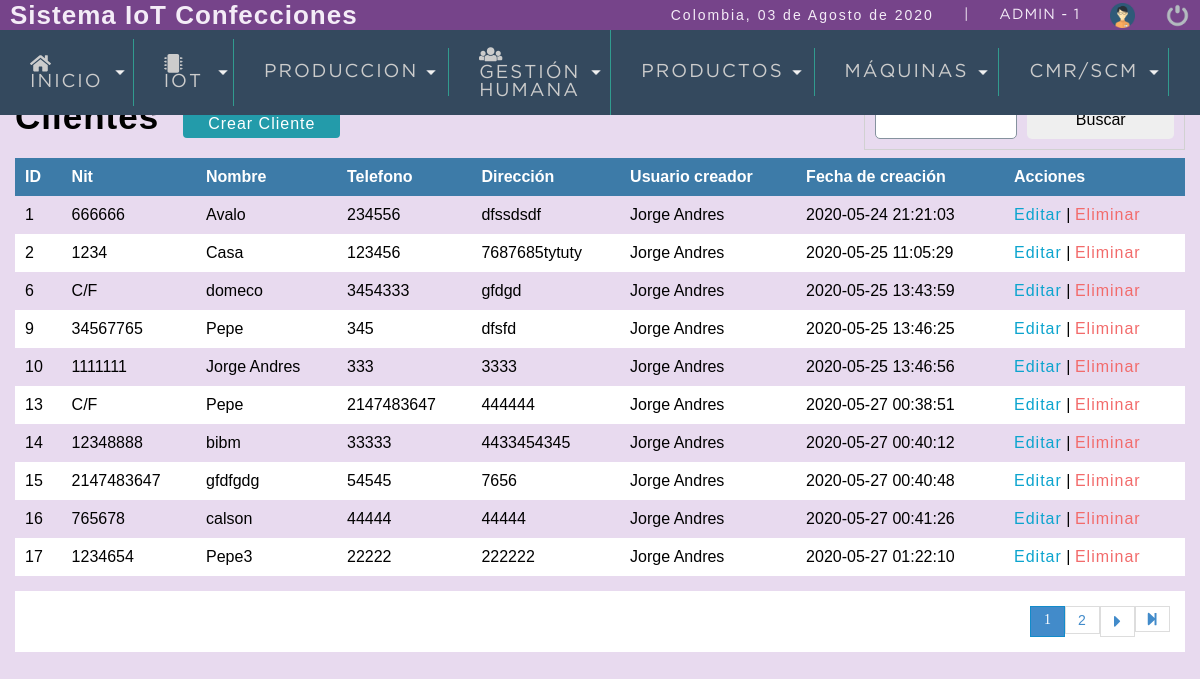
The page /sistema/lista_clientes.php (signed in) on the database its author committed.
### tables this page shows
CREATE TABLE `cliente` (
  `idcliente` int(11) NOT NULL,
  `nit` int(11) DEFAULT NULL,
  `nombre` varchar(80) DEFAULT NULL,
  `telefono` int(11) DEFAULT NULL,
  `direccion` mediumtext DEFAULT NULL,
  `usuario_id` int(11) NOT NULL,
  `status` int(11) NOT NULL DEFAULT 1,
  `dateadd` datetime NOT NULL DEFAULT current_timestamp(),
  `updated_at` datetime DEFAULT NULL,
  `deleted_at` datetime DEFAULT NULL
);

CREATE TABLE `usuario` (
  `idusuario` int(11) NOT NULL,
  `nombre` varchar(50) DEFAULT NULL,
  `correo` varchar(100) DEFAULT NULL,
  `usuario` varchar(15) DEFAULT NULL,
  `clave` varchar(100) DEFAULT NULL,
  `rol` int(11) DEFAULT NULL,
  `status` int(11) NOT NULL DEFAULT 1,
  `created_at` datetime DEFAULT current_timestamp(),
  `updated_at` datetime DEFAULT NULL,
  `deleted_at` datetime DEFAULT NULL
);

### sistema/calculonumpaginas.php (called while the page is built, shortened)
<?php
	$por_pagina=10;
	if(empty($_REQUEST['pagina'])){
		$pagina=1;
	}else{
		$pagina=$_REQUEST['pagina'];
	}
	$desde=($pagina-1)*$por_pagina;
?>

### sistema/lista_clientes.php (the view, shortened to what this page needs)
<?php
	include "includes/scripts.php";
?>
<!DOCTYPE html>
<html lang="en">
<head>
</head>
<body>
	<?php  include "includes/header.php"; ?>
	<section id="container">
		<h1>Clientes</h1>
		<a href="registro_cliente.php" class="btn_new">Crear Cliente</a>
		<form action="buscar_cliente.php" method="get" class="form_search">
			<input type="text" name="busqueda" id="busqueda">
			<input type="submit" value="Buscar" class="btn_search">
		</form>
		<table>
			<tr>
				<th>ID</th>
				<th>Nit</th>
				<th>Nombre</th>
				<th>Telefono</th>
				<th>Dirección</th>
				<th>Usuario creador</th>
				<th>Fecha de creación</th>
				<th>Acciones</th>
			</tr>
			<?php
				include "../conexion.php";
				include "calculonumpaginas.php";
				$query = mysqli_query($conexion,"SELECT u.idcliente, u.nit, u.nombre AS'nombreempresa', u.telefono, u.direccion, r.nombre AS 'nombreusuario', u.dateadd FROM cliente u INNER JOIN usuario r ON u.usuario_id = r.idusuario WHERE u.status=1 ORDER BY u.idcliente ASC LIMIT $desde,$por_pagina");
				$result = mysqli_num_rows($query);
				if($result>0){
					while ($data=mysqli_fetch_array($query)) {
						if($data['nit']==0){
							$nit='C/F';
						}else{
							$nit=$data['nit'];
						}
						?>
							<tr>
								<td><?php echo $data['idcliente']; ?></td>
								<td><?php echo $nit; ?></td>
								<td><?php echo $data['nombreempresa']; ?></td>
								<td><?php echo $data['telefono']; ?></td>
								<td><?php echo $data['direccion']; ?></td>
								<td><?php echo $data['nombreusuario']; ?></td>
								<td><?php echo $data['dateadd']; ?></td>
								<td>
									<a class="link_edit" href="editar_cliente.php?id=<?php echo $data['idcliente']; ?>">Editar</a>
									<?php
										if($_SESSION['rol']==1 || $_SESSION['rol']==5){ ?>
											| <a class="link_delete" href="eliminar_confirmar_cliente.php?id=
											<?php echo $data['idcliente']; ?>">Eliminar</a>
										<?php
										}
									?>
								</td>
							</tr>
						<?php
					}
				}
			?>
		</table>
		<?php include "paginador.php"; ?>
	</section>
</body>
</html>

### sistema/css/style1.css (style rules this page uses)
* { margin: 0; padding: 0; box-sizing: border-box; }
body { background: #E8DAEF; }
h1, h2, h3, h4, h5, h6 { font-family: 'arial'; font-weight: bold; letter-spacing: 1px; }
h1 { font-size: 26px; }
a { text-decoration: none; font-family: arial; letter-spacing: 1px; }
#container { padding: 90px 15px 15px; }
form { background: #FFA; margin: auto; padding: 20px 50px; border: 1px solid #d1d1d1; }
input,select { display: block; width: 100%; font-size: 12pt; padding: 5px; border: 1px solid #85929e; border-radius: 5px; }
#container h1 { font-size: 35px; display: inline-block; }
.btn_new { display: inline-block; background: #239baa; color: #FFF; padding: 5px 25px; border-radius: 4px; margin: 20px; }
table { border-collapse: collapse; font-size: 12pt; font-family: 'arial'; width: 100%; }
table th { text-align: left; padding: 10px; background: #3d7ba8; color: #FFF; }
table tr:nth-child(odd) { background: #FFF; }
table td { padding: 10px; }
.link_edit { color: #0ca4ce; }
.link_delete { color: #f26b6b; }
.form_search { display:-webkit-flex; display: -moz-flex; display: -ms-flex; display: -o-flex; display: flex; float: right; background: initial; padding: 10px; border-radius: 10px<, }
.form_search .btn_search { background: #1faac8 color: #FFF; padding: 10px; border: 0; cursor: pointer; margin-left: 10px; display: -webkit-flex; display: -moz-flex; display: -ms-flex; display: -o-flex; display: flex; border-radius: 5px; }

### rows shown on the page
cliente: idcliente "1", nit "666666", nombre "Avalo", telefono "234556", direccion "dfssdsdf", usuario.nombre "Jorge Andres", dateadd "2020-05-24 21:21:03"
cliente: idcliente "2", nit "1234", nombre "Casa", telefono "123456", direccion "7687685tytuty", usuario.nombre "Jorge Andres", dateadd "2020-05-25 11:05:29"
cliente: idcliente "6", nit "C/F", nombre "domeco", telefono "3454333", direccion "gfdgd", usuario.nombre "Jorge Andres", dateadd "2020-05-25 13:43:59"
cliente: idcliente "9", nit "34567765", nombre "Pepe", telefono "345", direccion "dfsfd", usuario.nombre "Jorge Andres", dateadd "2020-05-25 13:46:25"
cliente: idcliente "10", nit "1111111", nombre "Jorge Andres", telefono "333", direccion "3333", usuario.nombre "Jorge Andres", dateadd "2020-05-25 13:46:56"
cliente: idcliente "13", nit "C/F", nombre "Pepe", telefono "2147483647", direccion "444444", usuario.nombre "Jorge Andres", dateadd "2020-05-27 00:38:51"
cliente: idcliente "14", nit "12348888", nombre "bibm", telefono "33333", direccion "4433454345", usuario.nombre "Jorge Andres", dateadd "2020-05-27 00:40:12"
cliente: idcliente "15", nit "2147483647", nombre "gfdfgdg", telefono "54545", direccion "7656", usuario.nombre "Jorge Andres", dateadd "2020-05-27 00:40:48"
cliente: idcliente "16", nit "765678", nombre "calson", telefono "44444", direccion "44444", usuario.nombre "Jorge Andres", dateadd "2020-05-27 00:41:26"
cliente: idcliente "17", nit "1234654", nombre "Pepe3", telefono "22222", direccion "222222", usuario.nombre "Jorge Andres", dateadd "2020-05-27 01:22:10"

### other values the page prints
fechaC() "03 de Agosto de 2020"
$_SESSION['user'] "ADMIN"
$_SESSION['rol'] "1"
